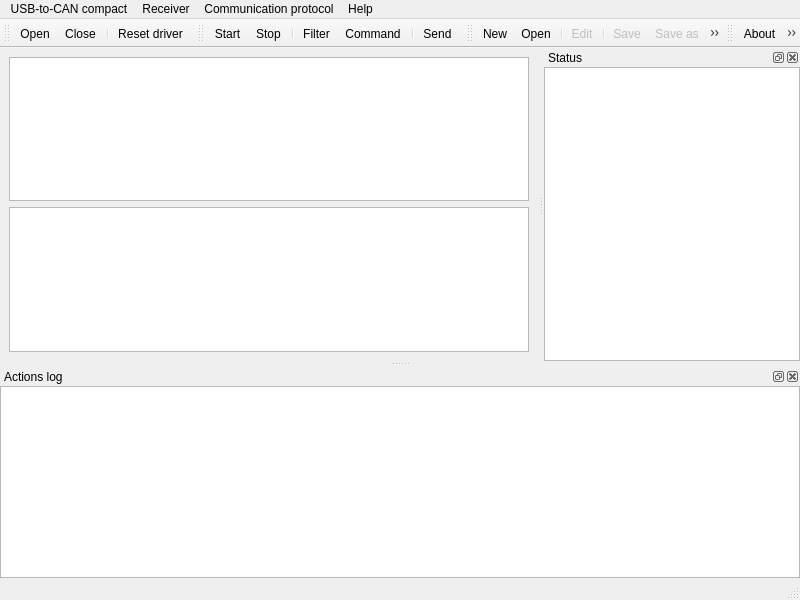
<?xml version="1.0" encoding="UTF-8"?>
<ui version="4.0">
 <class>USB2CAN</class>
 <widget class="QMainWindow" name="USB2CAN">
  <property name="geometry">
   <rect>
    <x>0</x>
    <y>0</y>
    <width>800</width>
    <height>600</height>
   </rect>
  </property>
  <property name="windowTitle">
   <string>IXXAT USB-to-CAN compact manager</string>
  </property>
  <widget class="QWidget" name="centralwidget">
   <layout class="QVBoxLayout" name="verticalLayout">
    <item>
     <widget class="QTreeView" name="treeViewReceiver"/>
    </item>
    <item>
     <widget class="QTableView" name="tableViewMsgDetail">
      <property name="maximumSize">
       <size>
        <width>16777215</width>
        <height>200</height>
       </size>
      </property>
     </widget>
    </item>
   </layout>
  </widget>
  <widget class="QMenuBar" name="menubar">
   <property name="geometry">
    <rect>
     <x>0</x>
     <y>0</y>
     <width>800</width>
     <height>20</height>
    </rect>
   </property>
   <widget class="QMenu" name="menuUSB_to_CAN_compact">
    <property name="title">
     <string>USB-to-CAN compact</string>
    </property>
    <addaction name="actionDevOpen"/>
    <addaction name="actionDevClose"/>
    <addaction name="separator"/>
    <addaction name="actionDevReset"/>
    <addaction name="separator"/>
    <addaction name="actionQuit"/>
   </widget>
   <widget class="QMenu" name="menuReceiver">
    <property name="title">
     <string>Receiver</string>
    </property>
    <addaction name="actionRcvStart"/>
    <addaction name="actionRcvStop"/>
    <addaction name="separator"/>
    <addaction name="actionRcvFilter"/>
    <addaction name="actionRcvCommand"/>
    <addaction name="separator"/>
    <addaction name="actionRcvSend"/>
   </widget>
   <widget class="QMenu" name="menuCommunication_protocol">
    <property name="title">
     <string>Communication protocol</string>
    </property>
    <addaction name="actionProtoNew"/>
    <addaction name="actionProtoOpen"/>
    <addaction name="separator"/>
    <addaction name="actionProtoEdit"/>
    <addaction name="separator"/>
    <addaction name="actionProtoSave"/>
    <addaction name="actionProtoSaveAs"/>
    <addaction name="separator"/>
    <addaction name="actionProtoClose"/>
   </widget>
   <widget class="QMenu" name="menuHelp">
    <property name="title">
     <string>Help</string>
    </property>
    <addaction name="actionHelpAbout"/>
    <addaction name="separator"/>
    <addaction name="actionHelpIndex"/>
    <addaction name="actionHelpContext"/>
   </widget>
   <addaction name="menuUSB_to_CAN_compact"/>
   <addaction name="menuReceiver"/>
   <addaction name="menuCommunication_protocol"/>
   <addaction name="menuHelp"/>
  </widget>
  <widget class="QStatusBar" name="statusbar"/>
  <widget class="QDockWidget" name="dockWidgetActionLog">
   <property name="allowedAreas">
    <set>Qt::BottomDockWidgetArea|Qt::TopDockWidgetArea</set>
   </property>
   <property name="windowTitle">
    <string>Actions log</string>
   </property>
   <attribute name="dockWidgetArea">
    <number>8</number>
   </attribute>
   <widget class="QWidget" name="dockWidgetActionsLogContents">
    <layout class="QVBoxLayout" name="verticalLayout_3">
     <property name="margin">
      <number>0</number>
     </property>
     <item>
      <widget class="QListView" name="listViewActionsLog"/>
     </item>
    </layout>
   </widget>
  </widget>
  <widget class="QDockWidget" name="dockWidgetStatus">
   <property name="allowedAreas">
    <set>Qt::LeftDockWidgetArea|Qt::RightDockWidgetArea</set>
   </property>
   <property name="windowTitle">
    <string>Status</string>
   </property>
   <attribute name="dockWidgetArea">
    <number>2</number>
   </attribute>
   <widget class="QWidget" name="dockWidgetStatusContents">
    <layout class="QVBoxLayout" name="verticalLayout_2">
     <property name="margin">
      <number>0</number>
     </property>
     <item>
      <widget class="QTreeView" name="treeViewStatus"/>
     </item>
    </layout>
   </widget>
  </widget>
  <widget class="QToolBar" name="toolBarUSB_to_CAN_compact">
   <property name="windowTitle">
    <string>USB-to-CAN compact</string>
   </property>
   <attribute name="toolBarArea">
    <enum>TopToolBarArea</enum>
   </attribute>
   <attribute name="toolBarBreak">
    <bool>false</bool>
   </attribute>
   <addaction name="actionDevOpen"/>
   <addaction name="actionDevClose"/>
   <addaction name="separator"/>
   <addaction name="actionDevReset"/>
  </widget>
  <widget class="QToolBar" name="toolBarRcv">
   <property name="windowTitle">
    <string>Receiver</string>
   </property>
   <attribute name="toolBarArea">
    <enum>TopToolBarArea</enum>
   </attribute>
   <attribute name="toolBarBreak">
    <bool>false</bool>
   </attribute>
   <addaction name="actionRcvStart"/>
   <addaction name="actionRcvStop"/>
   <addaction name="separator"/>
   <addaction name="actionRcvFilter"/>
   <addaction name="actionRcvCommand"/>
   <addaction name="separator"/>
   <addaction name="actionRcvSend"/>
  </widget>
  <widget class="QToolBar" name="toolBarProto">
   <property name="windowTitle">
    <string>Communication protocol</string>
   </property>
   <attribute name="toolBarArea">
    <enum>TopToolBarArea</enum>
   </attribute>
   <attribute name="toolBarBreak">
    <bool>false</bool>
   </attribute>
   <addaction name="actionProtoNew"/>
   <addaction name="actionProtoOpen"/>
   <addaction name="separator"/>
   <addaction name="actionProtoEdit"/>
   <addaction name="separator"/>
   <addaction name="actionProtoSave"/>
   <addaction name="actionProtoSaveAs"/>
   <addaction name="separator"/>
   <addaction name="actionProtoClose"/>
  </widget>
  <widget class="QToolBar" name="toolBarHelp">
   <property name="windowTitle">
    <string>Help</string>
   </property>
   <attribute name="toolBarArea">
    <enum>TopToolBarArea</enum>
   </attribute>
   <attribute name="toolBarBreak">
    <bool>false</bool>
   </attribute>
   <addaction name="actionHelpAbout"/>
   <addaction name="separator"/>
   <addaction name="actionHelpIndex"/>
   <addaction name="actionHelpContext"/>
  </widget>
  <action name="actionRcvStart">
   <property name="icon">
    <iconset theme="mail-receive">
     <normaloff/>
    </iconset>
   </property>
   <property name="text">
    <string>Start</string>
   </property>
  </action>
  <action name="actionRcvStop">
   <property name="icon">
    <iconset theme="process-stop">
     <normaloff/>
    </iconset>
   </property>
   <property name="text">
    <string>Stop</string>
   </property>
  </action>
  <action name="actionRcvFilter">
   <property name="icon">
    <iconset theme="view-filter">
     <normaloff/>
    </iconset>
   </property>
   <property name="text">
    <string>Filter</string>
   </property>
  </action>
  <action name="actionRcvCommand">
   <property name="icon">
    <iconset theme="system-run">
     <normaloff/>
    </iconset>
   </property>
   <property name="text">
    <string>Command</string>
   </property>
  </action>
  <action name="actionRcvSend">
   <property name="icon">
    <iconset theme="mail-send">
     <normaloff/>
    </iconset>
   </property>
   <property name="text">
    <string>Send</string>
   </property>
  </action>
  <action name="actionDevOpen">
   <property name="icon">
    <iconset theme="network-connect">
     <normaloff/>
    </iconset>
   </property>
   <property name="text">
    <string>Open</string>
   </property>
  </action>
  <action name="actionDevClose">
   <property name="icon">
    <iconset theme="network-disconnect">
     <normaloff/>
    </iconset>
   </property>
   <property name="text">
    <string>Close</string>
   </property>
  </action>
  <action name="actionDevReset">
   <property name="icon">
    <iconset theme="system-reboot">
     <normaloff/>
    </iconset>
   </property>
   <property name="text">
    <string>Reset driver</string>
   </property>
  </action>
  <action name="actionQuit">
   <property name="icon">
    <iconset theme="application-exit">
     <normaloff/>
    </iconset>
   </property>
   <property name="text">
    <string>Quit</string>
   </property>
  </action>
  <action name="actionProtoNew">
   <property name="icon">
    <iconset theme="document-new">
     <normaloff/>
    </iconset>
   </property>
   <property name="text">
    <string>New</string>
   </property>
  </action>
  <action name="actionProtoOpen">
   <property name="icon">
    <iconset theme="document-open">
     <normaloff/>
    </iconset>
   </property>
   <property name="text">
    <string>Open</string>
   </property>
  </action>
  <action name="actionProtoEdit">
   <property name="enabled">
    <bool>false</bool>
   </property>
   <property name="icon">
    <iconset theme="document-edit">
     <normaloff/>
    </iconset>
   </property>
   <property name="text">
    <string>Edit</string>
   </property>
  </action>
  <action name="actionProtoSave">
   <property name="enabled">
    <bool>false</bool>
   </property>
   <property name="icon">
    <iconset theme="document-save">
     <normaloff/>
    </iconset>
   </property>
   <property name="text">
    <string>Save</string>
   </property>
  </action>
  <action name="actionProtoSaveAs">
   <property name="enabled">
    <bool>false</bool>
   </property>
   <property name="icon">
    <iconset theme="document-save-as">
     <normaloff/>
    </iconset>
   </property>
   <property name="text">
    <string>Save as...</string>
   </property>
  </action>
  <action name="actionProtoClose">
   <property name="enabled">
    <bool>false</bool>
   </property>
   <property name="icon">
    <iconset theme="document-close">
     <normaloff/>
    </iconset>
   </property>
   <property name="text">
    <string>Close</string>
   </property>
  </action>
  <action name="actionHelpAbout">
   <property name="icon">
    <iconset theme="help-about">
     <normaloff/>
    </iconset>
   </property>
   <property name="text">
    <string>About</string>
   </property>
  </action>
  <action name="actionHelpIndex">
   <property name="icon">
    <iconset theme="help-contents">
     <normaloff/>
    </iconset>
   </property>
   <property name="text">
    <string>Index</string>
   </property>
  </action>
  <action name="actionHelpContext">
   <property name="icon">
    <iconset theme="help-contextual">
     <normaloff/>
    </iconset>
   </property>
   <property name="text">
    <string>Context</string>
   </property>
  </action>
 </widget>
 <tabstops>
  <tabstop>treeViewReceiver</tabstop>
  <tabstop>tableViewMsgDetail</tabstop>
  <tabstop>treeViewStatus</tabstop>
  <tabstop>listViewActionsLog</tabstop>
 </tabstops>
 <resources/>
 <connections>
  <connection>
   <sender>actionQuit</sender>
   <signal>activated()</signal>
   <receiver>USB2CAN</receiver>
   <slot>close()</slot>
   <hints>
    <hint type="sourcelabel">
     <x>-1</x>
     <y>-1</y>
    </hint>
    <hint type="destinationlabel">
     <x>399</x>
     <y>299</y>
    </hint>
   </hints>
  </connection>
 </connections>
</ui>
